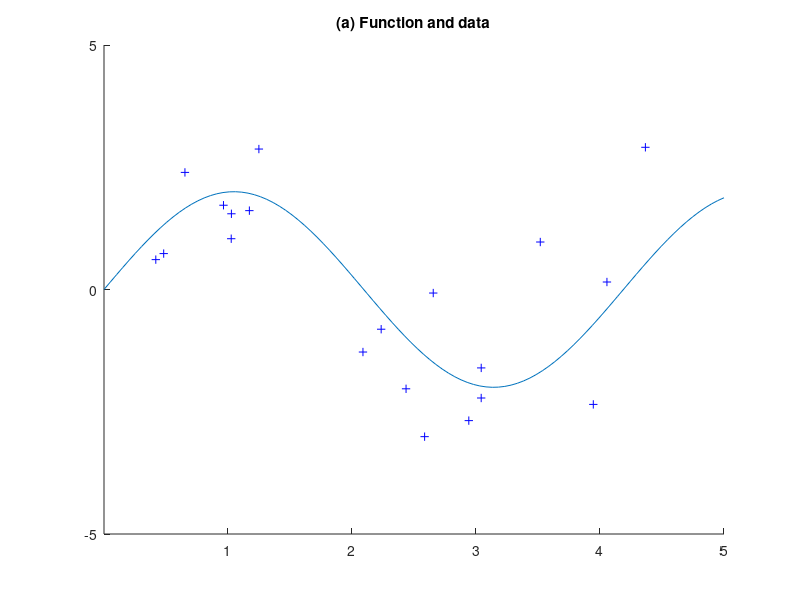
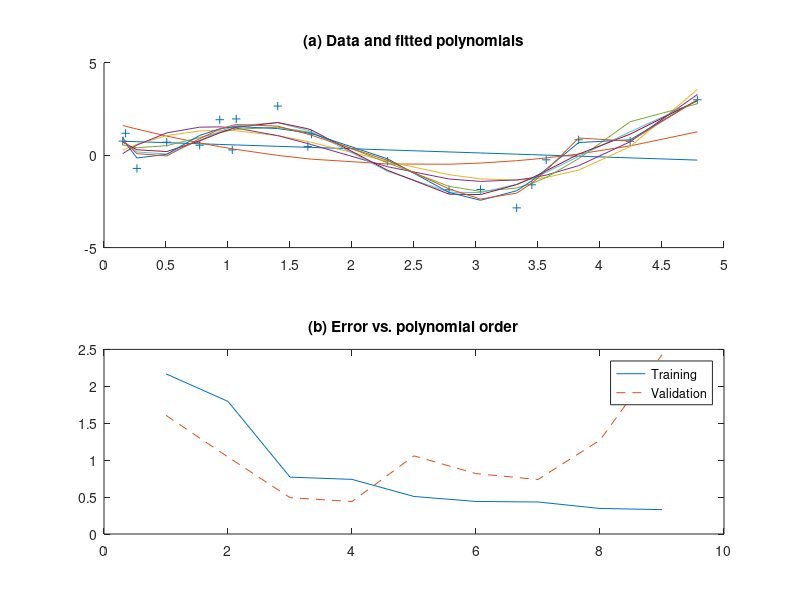

Reproduce these figures in MATLAB, in order.
clear;
close all;
%% Q0
% Original graph
%a = rand(1,20);
%a = a*5;

x = linspace(0, 5);
y = 2*sin(1.5*x);

xMean = mean(x);
yMean = mean(y);
xStd = std(x);
yStd = std(y);

plot(x,y);
ax = subplot(1,1,1);
axis([0 5 -5 5]);
xticks(1:5);
yticks([-5 0 5]);
box(ax,'off');
title("(a) Function and data");
% Add training set
hold on;
Xt = rand(20,1)*5;
Xt = sort(Xt);
Yt = randn(20,1)+2*sin(1.5*Xt);
%scatter(Xt,Yt,'b','+');

for i = 1 : size(Xt,1)
   scatter(Xt(i),Yt(i),'b','+');
   %X = ['(',num2str(Xt(i)),',',num2str(Yt(i)),')'];
   %disp(X);
end

%% Q1
figure;
subplot(2,1,1);
Xt = rand(20,1)*5;
Xt = sort(Xt);
Yt = randn(20,1)+2*sin(1.5*Xt);
% Poly Degree from 1 -> 9
scatter(Xt,Yt,'+');
hold on;
sseT = zeros(9,1);%SSE for Traning
sseV = zeros(9,1);%SSE for Validation
denseInfo = zeros(size(Xt,1),9);%fit error

for j = 1:9
    fitpoly = polyfit(Xt,Yt,j);
    y1 = polyval(fitpoly,Xt);
    sseT(j) = mean((Yt-y1).^2);
    plot(Xt,y1);
end
axis([0 5 -5 5]);
xticks(0:0.5:5);
yticks([-5 0 5]);
title("(a) Data and fitted polynomials");

subplot(2,1,2);
% New validation sets
Xv = rand(20,1)*5;
Xv = sort(Xv);
Yv = 2*sin(1.5*Xv);
for k = 1:9
    fitpoly = polyfit(Xt,Yt,k);
    y2 = polyval(fitpoly,Xv);
    sseV(k) = mean((Yv-y2).^2);
end

plot((1:9),sseT,'-',(1:9),sseV,'--');
legend('Training','Validation')
title("(b) Error vs. polynomial order");